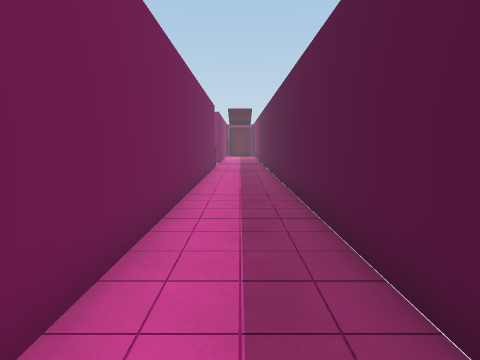
view 1 (above)

13 first-person views from a walk through a scene from a Unity 3-D project. The camera is 1.4 m above the floor, tilts 8° down and sees 85° across. Doors are open. The floor is counted in squares, 1 m on a side. Each view is taken from the middle of a square. On the plan, view 1 faces up. The plan holds only what a view shows up to about 13 squares ahead; the rest is blank. The player character is not drawn.

view 2
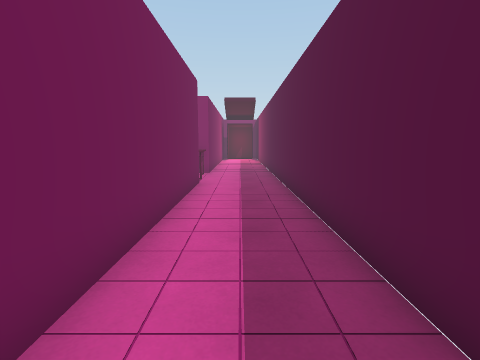

view 3
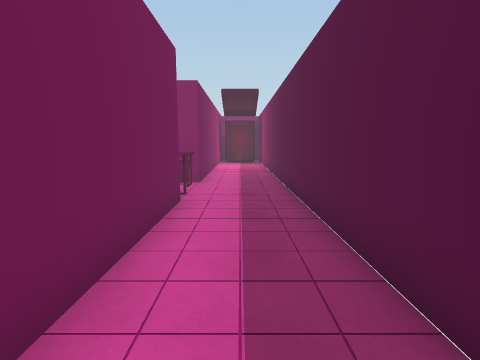

view 4
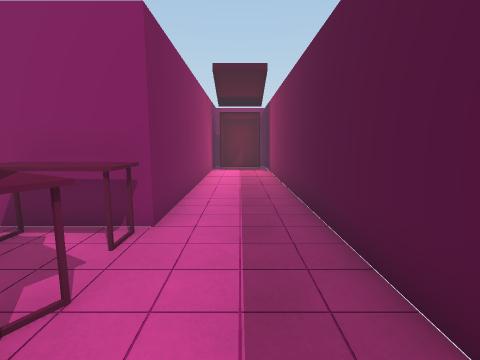

view 5
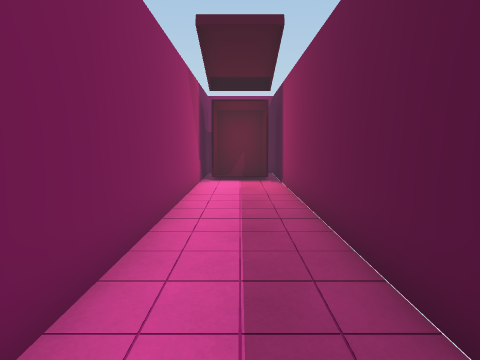

view 6
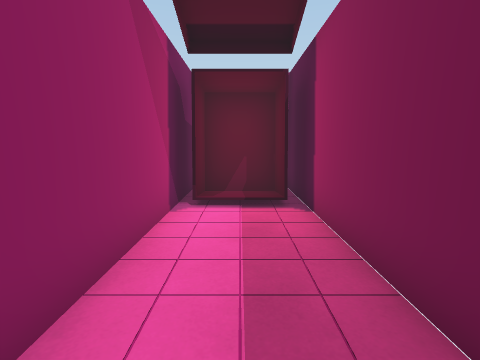

view 7
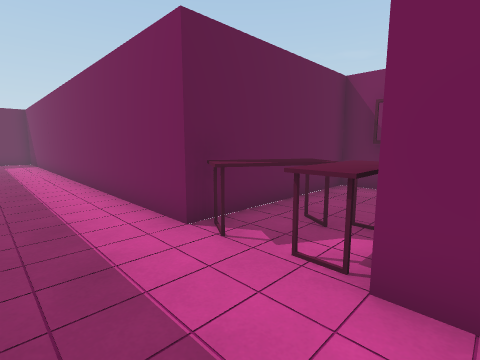

view 8
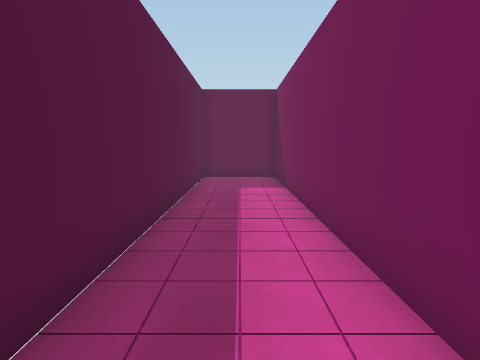

view 9
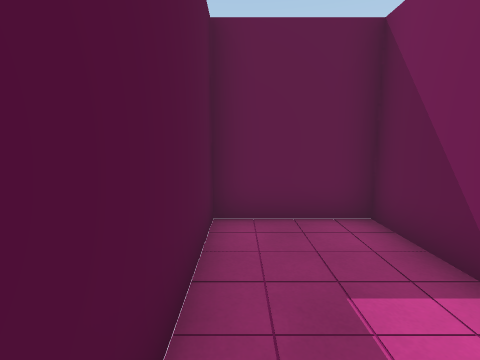

view 10
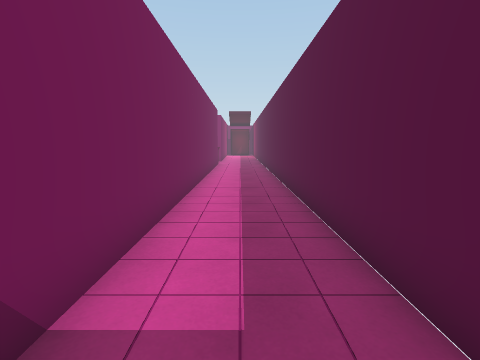

view 11
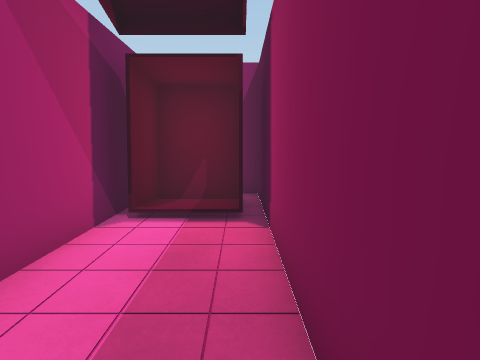

view 12
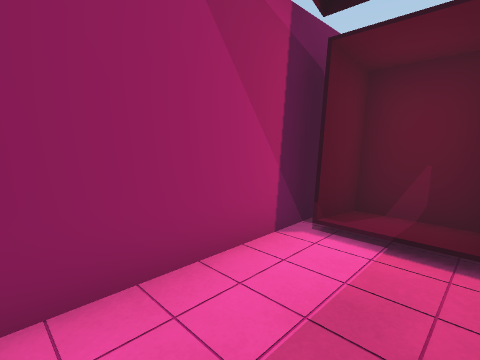

view 13
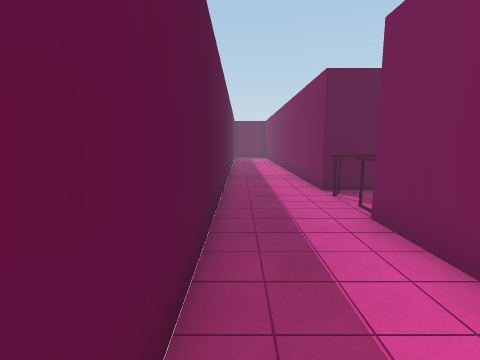

### Floor plan
Ten units are one square. View 1 is at (0, 0); x grows to the right and y downward. Boxes are objects, and circles mark ways between rooms. Rooms are numbered by the first view taken in them; rooms with no view inside come last. Other rooms are left out.
<svg viewBox="-50 -307 70 340">
<path fill="none" stroke="#000" d="M-45 -153 -14 -153 -14 28 15 28 15 -209M-34 -182 -40 -182M-14 -209 -14 -184M-14 -301 -14 -209M15 -209 15 -302 10 -302"/>
<rect x="-45" y="-185" width="30" height="20" fill="#bbb"><title>table</title></rect>
<rect x="-35" y="-175" width="30" height="20" fill="#bbb"><title>table</title></rect>
<rect x="-15" y="-295" width="30" height="20" fill="#bbb"><title>other object</title></rect>
<circle cx="0" cy="-210" r="3" fill="#2a7"/>
<text x="0" y="-100">1</text>
<text x="0" y="-260">2</text>
</svg>
Room 1 opens to room 2.

Where each view was taken, in squares from view 1:
view 1: 0 up, 0 right, facing up
view 2: 6 up, 0 right, facing up
view 3: 9 up, 0 right, facing up
view 4: 14 up, 0 right, facing up
view 5: 18 up, 0 right, facing up
view 6: 22 up, 0 right, facing up
view 7: 19 up, 1 right, facing down-left
view 8: 8 up, 0 right, facing down
view 9: 2 up, 1 right, facing down
view 10: 2 down, 0 right, facing up
view 11: 23 up, 1 right, facing up
view 12: 24 up, 1 right, facing up-left
view 13: 23 up, 1 right, facing down
